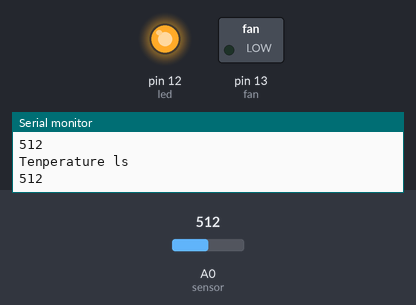
The sketch below on a simulated Arduino Uno, built with avr-gcc and run on an emulated ATmega328P. On the bench: switched loads named in the sketch (green lamp = pin HIGH), output pins drawn as LEDs (lit = HIGH), the last lines printed to the serial monitor. The inputs (shaded band) are chosen by the test bench; at power-on: A0 (sensor) = 512.

Above: at 1.3 s.
1.4 s: A0 (sensor) set to 27
2.9 s: A0 (sensor) set to 22
At 4.2 s:
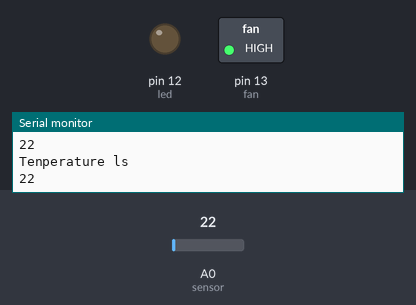
4.5 s: A0 (sensor) set to 122
At 5.6 s:
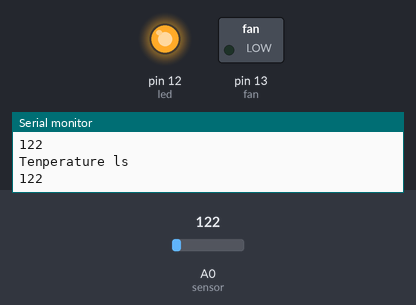
6.0 s: A0 (sensor) set to 15
At 6.7 s:
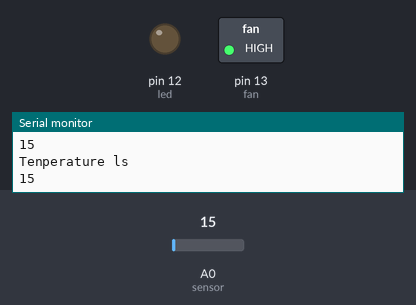
Timing chart, 0 to 8.5 s (numbered marks = the images above; inputs shaded):
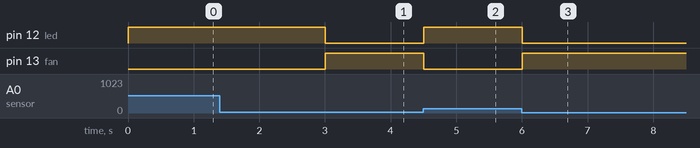

The sketch:

LM35.ino
```cpp
int sensor=A0;
int fan=13;
int led=12;


void setup() {
  // put your setup code here, to run once:
Serial.begin(9600);
pinMode(fan,OUTPUT);
pinMode(led,OUTPUT);
}

void loop() {
  // put your main code here, to run repeatedly:
int value=analogRead(sensor);
Serial.println("Tenperature ls");
Serial.println(value);
if(value>=25)
{
  digitalWrite(fan,LOW);
  digitalWrite(led,HIGH);
}
else{
  digitalWrite(fan,HIGH);
   digitalWrite(led,LOW);
}
delay(500);
}
```

Measured:
- the behaviour switches between 25 and 24 on A0 (sensor) (found by bisection; images 0 and 1)
- after the input at 2.9 s, pin 12 (led): HIGH → LOW after 0.10 s; pin 13 (fan): LOW → HIGH after 0.10 s
- after the input at 4.5 s, pin 12 (led): LOW → HIGH at once; pin 13 (fan): HIGH → LOW at once
- after the input at 6.0 s, pin 12 (led): HIGH → LOW at once; pin 13 (fan): LOW → HIGH at once
